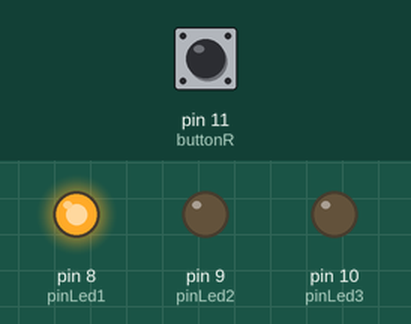
Recording of a sketch running on a simulated Arduino Uno, built with avr-gcc and run on an emulated ATmega328P. Shown: output pins drawn as LEDs (lit = HIGH). The test bench sets the inputs (shaded band); at power-on: pin 11 (buttonR) LOW.

Above: at 0.1 s.
At 20.4 s:
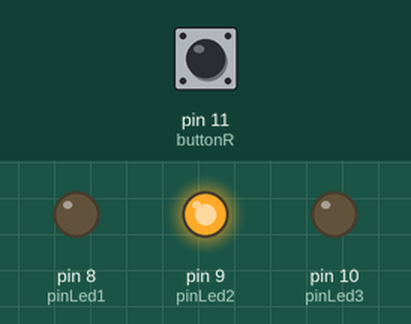
At 21.4 s:
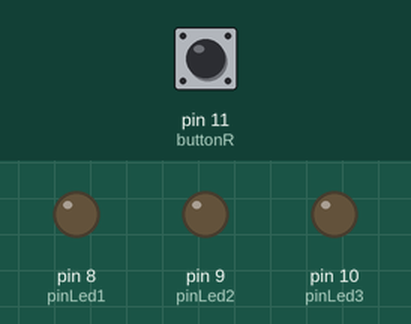
Timing chart, 0 to 40.0 s (numbered marks = the images above):
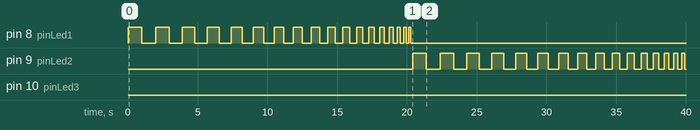

The sketch:

loop_led.ino
```cpp
int pinLed1 = 8;
int pinLed2 = 9;
int pinLed3 = 10;

int buttonR = 11;

void setup() {
  // put your setup code here, to run once:
  pinMode(pinLed1, OUTPUT);
  pinMode(pinLed2, OUTPUT);
  pinMode(pinLed3, OUTPUT);
  pinMode(buttonR, INPUT);
}

void loop() {
  // put your main code here, to run repeatedly:
  Serial.println(digitalRead(buttonR));
  for(int i = 0; i < 3; i++) {
    Serial.println(i);
    for(int j = 1000; j > 100; j--) {
      if(i == 0) {
        digitalWrite(pinLed1, HIGH);
        digitalWrite(pinLed2, LOW);
        digitalWrite(pinLed3, LOW);
      } else if(i == 1) {
        digitalWrite(pinLed1, LOW);
        digitalWrite(pinLed2, HIGH);
        digitalWrite(pinLed3, LOW);
      } else {
        digitalWrite(pinLed1, LOW);
        digitalWrite(pinLed2, LOW);
        digitalWrite(pinLed3, HIGH);
      }
      delay(j);
      if(i == 0) {
        digitalWrite(pinLed1, LOW);
      } else if(i == 1) {
        digitalWrite(pinLed2, LOW);
      } else {
        digitalWrite(pinLed3, LOW);
      }
      delay(j);

      j -= 50;
    }
  }
}
```

Measured:
- by itself, pin 8 (pinLed1): LOW → HIGH at 0.00 s, → LOW 1.0 s later, → HIGH 1.0 s later, → LOW 0.95 s later, … (36 changes in this stretch)
- by itself, pin 9 (pinLed2): LOW → HIGH at 20.4 s, → LOW 1.0 s later, → HIGH 1.0 s later, → LOW 0.95 s later, … (32 changes in this stretch)
